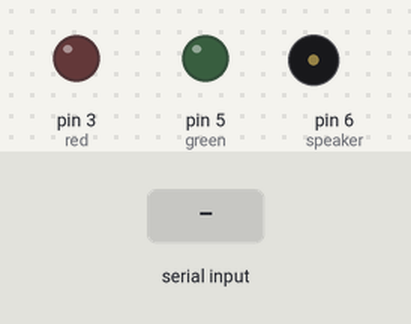
This sketch was run on a simulated Arduino Uno, built with avr-gcc and run on an emulated ATmega328P. On the bench: output pins drawn as LEDs (lit = HIGH), buzzer (waves = sounding). The inputs (shaded band) are chosen by the test bench.

Above: at 1.2 s.
1.3 s: "1" received over Serial
At 2.0 s:
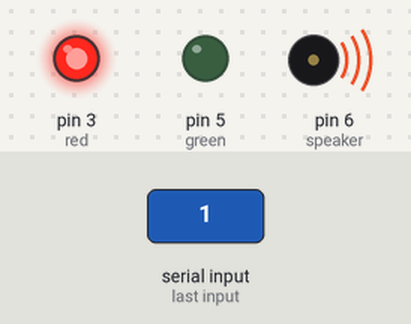
2.8 s: "1" received over Serial
At 3.1 s:
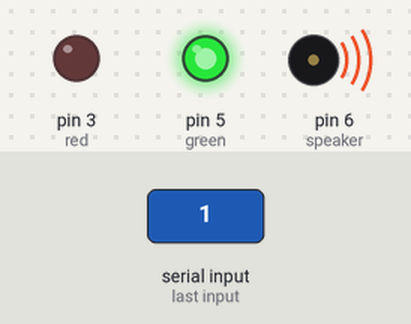
Timing chart, 0 to 5.8 s (numbered marks = the images above; inputs shaded):
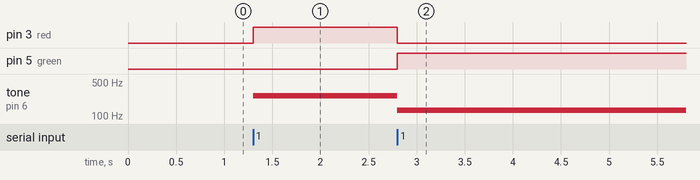

The sketch:

blumReceiveSketch.ino
```cpp
//Xbee send sketch


const int red = 3;
const int green = 5;
const int speaker = 6;

char data;
int onLed = green;
int offLed = red;
int freq = 131;
unsigned long prev_time = 0;

void setup(){
  Serial.begin(9600);
  pinMode(red,OUTPUT);
  pinMode(green,OUTPUT);
  pinMode(speaker,OUTPUT);
}

void loop(){
  if (millis()>= prev_time + 100)
  {
    if (onLed == green)
    {
     onLed = red;
     offLed = green;
    }else
    {
      onLed = green;
      offLed = red;
    }
    if (freq == 261)
    {
      freq = 131;
    }else{
      freq = 261;
    }
    prev_time = millis();
  }
  if (Serial.available() > 0 )
  {
    data = Serial.read();
    if (data == '1')
    {
      digitalWrite(onLed,HIGH);
      digitalWrite(offLed,LOW);
      tone(speaker, freq);
    }
    else if (data =='0')
    {
      digitalWrite(onLed,LOW);
      digitalWrite(offLed,LOW);
      noTone(speaker);
    }
  }
}
```

Measured:
- after the input at 1.3 s, pin 3 (red): LOW → HIGH at once; tone on pin 6 (speaker): silent → 261 Hz at once
- after the input at 2.8 s, pin 3 (red): HIGH → LOW at once; pin 5 (green): LOW → HIGH at once; tone on pin 6 (speaker): 261 Hz → 131 Hz at once
